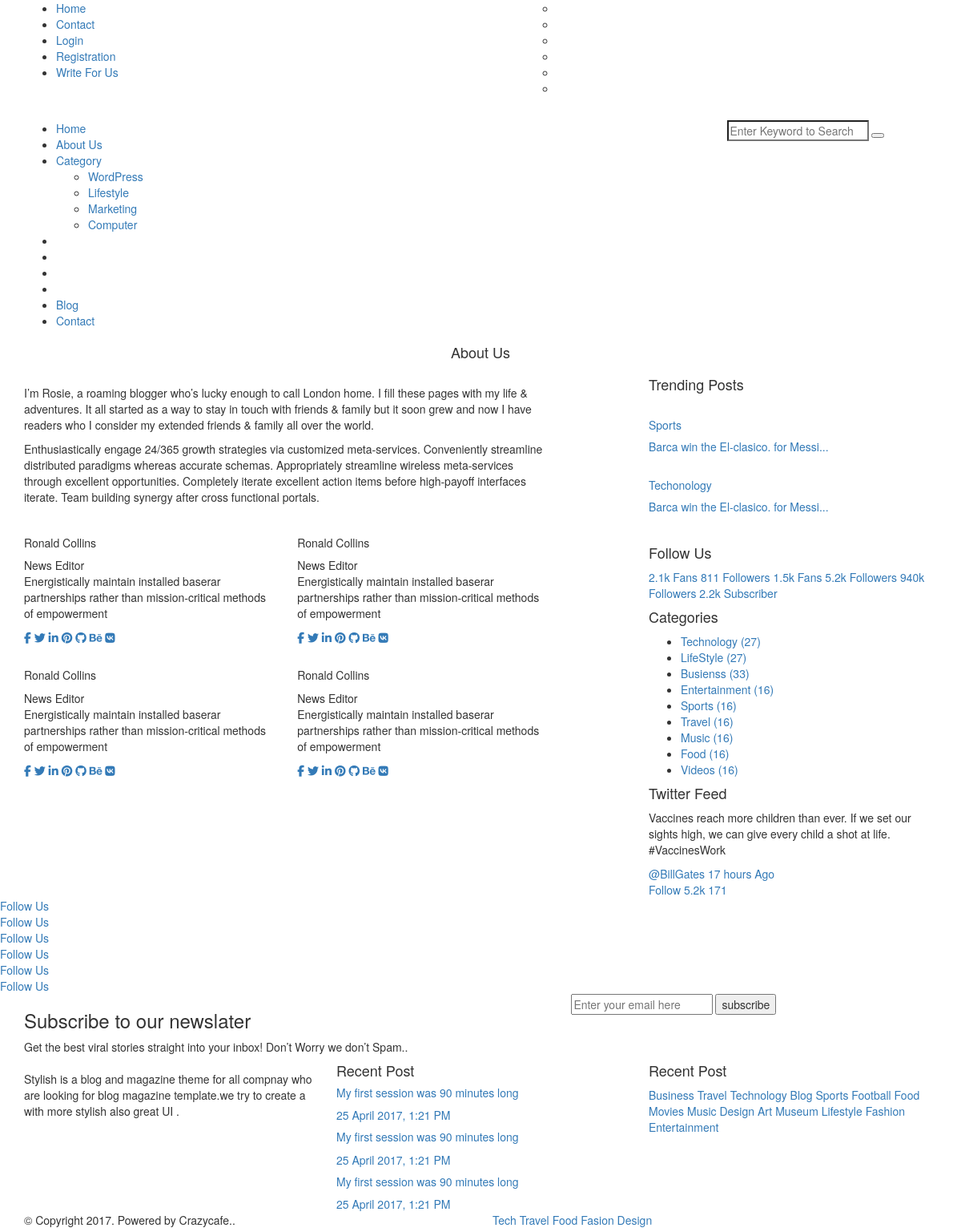
Page /about.php on the committed database.
### tables this page shows
CREATE TABLE `list_footermenu` (
  `id` int(11) NOT NULL,
  `title` varchar(255) NOT NULL,
  `link` varchar(255) NOT NULL
);

CREATE TABLE `list_mainmenu` (
  `id` int(11) NOT NULL,
  `title` varchar(255) NOT NULL,
  `link` varchar(255) NOT NULL,
  `parent_id` int(11) DEFAULT NULL
);

### lib/Database.php (called while the page is built, shortened)
<?php
class Database{
    public $host   = DB_HOST;
    public $user   = DB_USER;
    public $pass   = DB_PASS;
    public $name   = DB_NAME;
    public $link;
    private function connectDB(){
        $this->link = new mysqli($this->host, $this->user, $this->pass, $this->name);
    }
    public function select($query){
        $result = $this->link->query($query) or die($this->link->error.__LINE__);
        if($result->num_rows > 0){
            return $result;
        } else {
            return false;
        }
    }
}
?>

### helper/widget/headermenu.php (the view)
<ul class="header--left">
    <?php
    $query = "SELECT * FROM list_footermenu ORDER BY id ASC";
    $data = $database->select($query);
    if($data){
        while($result = $data->fetch_assoc()){
            ?>
            <li> <a href="<?php echo $result['link']; ?>"><?php echo $result['title']; ?></a></li>
            <?php
        }
    }
    ?>
</ul>

### inc/header.php (shortened to what this page needs)
<?php include 'lib/database.php'; ?>
<?php
$database = new Database();
?>
<!DOCTYPE html>
<html lang="en">
<head>
    <link href="assets/css/bootstrap.min.css" rel="stylesheet">
    <link href="assets/css/font-awesome.min.css" rel="stylesheet">
    <link href="assets/css/material-design-iconic-font.min.css" rel="stylesheet">
    <link href="assets/css/owl.carousel.css" rel="stylesheet">
    <link href="assets/css/animate.css" rel="stylesheet">
    <link rel="stylesheet" href="assets/css/owl.carousel.css">
    <link rel="stylesheet" href="assets/css/sweet.alert.css">
    <link rel="stylesheet" href="assets/css/slicknav.min.css">
    <link rel="stylesheet" href="assets/css/magnific.pupup.css">
    <link rel="stylesheet" href="assets/css/style.css">
    <link rel="stylesheet" href="assets/css/custom.css">
    <?php include 'helper/theme.php'; ?>
</head>
<body class="home">
<div class="site_wrap">
    <header class="header st--header-1">
        <div class="header--top">
            <div class="container">
                <div class="row">
                    <?php
                    $query = "SELECT * FROM list_widget WHERE id = '1'";
                    $data = $database->select($query);
                    if($data){
                    while($widget = $data->fetch_assoc()){
                    ?>
                    <div class="col-sm-6">
                        <?php
                        if(!empty($widget['header1'])){
                            $name = $widget['header1'];
                            if($name == 'category'){
                                include 'helper/widget/category.php';
                            }elseif($name == 'contactinfo'){
                                include 'helper/widget/contactinfo.php';
                            }elseif($name == 'headermenu'){
                                include 'helper/widget/headermenu.php';
                            }elseif($name == 'newsletter'){
                                include 'helper/widget/newsletter.php';
                            }elseif($name == 'recentpost'){
                                include 'helper/widget/recentpost.php';
                            }elseif($name == 'searchbox'){
                                include 'helper/widget/searchbox.php';
                            }elseif($name == 'socialicon'){
                                include 'helper/widget/socialicon.php';
                            }elseif($name == 'tags'){
                                include 'helper/widget/tags.php';
                            }elseif($name == 'adsbox'){
                                include 'helper/widget/adsbox.php';
                            }elseif($name == 'socialbox'){
                                include 'helper/widget/socialbox.php';
                            }elseif($name == 'trendingposts'){
                                include 'helper/widget/trendingposts.php';
                            }elseif($name == 'twitterfeed'){
                                include 'helper/widget/twitterfeed.php';
                            }
                        }else{
                            echo "";
                        }
                        ?>
                    </div>
                    <div class="col-sm-6">
                        <ul class="header--right">
                            <?php
                            if(!empty($widget['header2'])){
                                $name = $widget['header2'];
                                if($name == 'category'){
                                    include 'helper/widget/category.php';
                                }elseif($name == 'contactinfo'){
                                    include 'helper/widget/contactinfo.php';
                                }elseif($name == 'headermenu'){
                                    include 'helper/widget/headermenu.php';
                                }elseif($name == 'newsletter'){
                                    include 'helper/widget/newsletter.php';
                                }elseif($name == 'recentpost'){
                                    include 'helper/widget/recentpost.php';
                                }elseif($name == 'searchbox'){
                                    include 'helper/widget/searchbox.php';
                                }elseif($name == 'socialicon'){
                                    include 'helper/widget/socialicon.php';
                                }elseif($name == 'tags'){
                                    include 'helper/widget/tags.php';
                                }elseif($name == 'adsbox'){
                                    include 'helper/widget/adsbox.php';
                                }elseif($name == 'socialbox'){
                                    include 'helper/widget/socialbox.php';
                                }elseif($name == 'trendingposts'){
                                    include 'helper/widget/trendingposts.php';
                                }elseif($name == 'twitterfeed'){
                                    include 'helper/widget/twitterfeed.php';
                                }
                            }else{
                                echo "";
                            }
                            ?>
                        </ul>
                    </div>
                    <?php }} ?>
                </div>
            </div>
        </div>
        <div class="logo--area">
            <div class="container">
                <div class="row">
                    <div class="col-md-4 logo--column">
                    </div>
                    <div class="col-md-8 ads--column--1">
                    </div>
                </div>
            </div>
        </div>
        <div class="menu--area header--bottom">
            <div class="container">
                <div class="row">
                    <div class="col-md-9 menu--column">
                        <nav class="main_menu">
                            <ul>
                                <?php
                                $query = "SELECT * FROM list_mainmenu ORDER BY id ASC";
                                $data = $database->select($query);
                                if($data){
                                while($result = $data->fetch_assoc()){
                                    $id = $result['id'];
                                    $submenu_id = $result['parent_id'];
                                ?>
                                <li>
                                    <?php if($submenu_id == NULL){ ?>
                                    <a href="<?php echo $result['link']; ?>"><?php echo $result['title']; ?></a>
                                    <?php } ?>
                                    <ul class='sub-menu'>
                                    <?php
                                    $subquery = "SELECT * FROM list_mainmenu WHERE parent_id = '$id' ";
                                    $submenu = $database->select($subquery);
                                    if($submenu){
                                        while($subresult = $submenu->fetch_assoc()){
                                        ?>
                                            <li>
                                                <a href="<?php echo $subresult['link']; ?>"><?php echo $subresult['title']; ?></a>
                                            </li>
                                     <?php }} ?>
                                    </ul>
                                </li>
                                    <?php
                                }
                                }
                                ?>
                            </ul>
                        </nav>
                    </div>
                    <div class="col-md-3 search--column">
                        <form action="search.php" method="get" class="st--search--box">
                            <div>
                                <input type="search" name="search" placeholder="Enter Keyword to Search">
                                <button type="submit"><i class="zmdi zmdi-search"></i></button>
                            </div>
                        </form>
                    </div>
                </div>
            </div>
        </div>
    </header>

### rows in the picture
list_footermenu: title "Home"
list_footermenu: title "Contact"
list_footermenu: title "Login"
list_footermenu: title "Registration"
list_footermenu: title "Write For Us"
list_mainmenu: title "Home"
list_mainmenu: title "About Us"
list_mainmenu: title "Category"
list_mainmenu: title "WordPress"
list_mainmenu: title "Lifestyle"
list_mainmenu: title "Marketing"
list_mainmenu: title "Computer"
list_mainmenu: title "Blog"
list_mainmenu: title "Contact"
